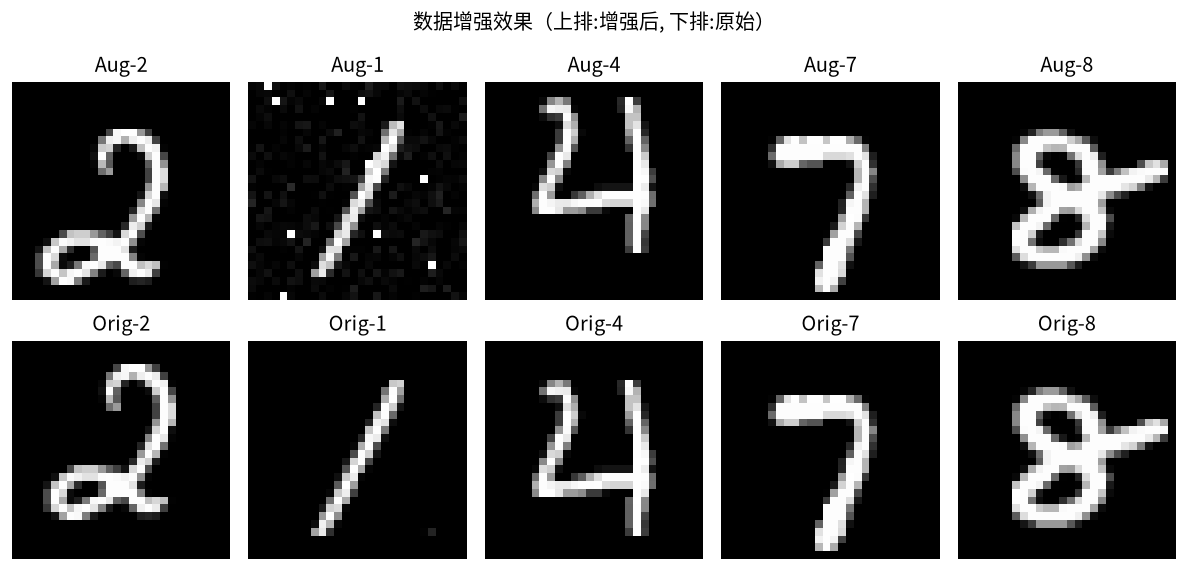
#> input picture 增强效果展示.png, 1188 x 571 px, given as the content of the folder /home/shorin/Projects/Py/大作业/手写数据_原图, which was not available
$ python preprocess_augment.py
#> lines starting #> are read from the running program, lines starting #| are printed output that depends on the picture; pictures that were not available may be replaced by others from this repository, and a replacement may not be noted
#!/usr/bin/env python3
"""
手写数字原图预处理 & 数据增强脚本
===========================================
功能:
1. 将 60 张 3456×3456 的 RGB 原图处理成 28×28 的 MNIST 格式灰度图
2. 对每张图做旋转、平移、缩放、加噪声等增强
3. 不删除原照片，结果保存到新文件夹
"""

import os
import numpy as np
from PIL import Image, ImageFilter
from scipy.ndimage import rotate, shift
import matplotlib
matplotlib.use('Agg')  # 非交互式后端，避免 GUI 崩溃
import matplotlib.pyplot as plt

# ======================== 路径配置 ========================
BASE_DIR = "/home/shorin/Projects/Py/大作业"
SRC_DIR = os.path.join(BASE_DIR, "手写数据_原图")
OUT_DIR = os.path.join(BASE_DIR, "手写数据_处理后")

# 输出子目录
OUT_ORIGINAL = os.path.join(OUT_DIR, "01_原始处理后")       # 28×28 原图（无增强）
OUT_ROTATED   = os.path.join(OUT_DIR, "02_旋转增强")
OUT_SHIFTED   = os.path.join(OUT_DIR, "03_平移增强")
OUT_SCALED    = os.path.join(OUT_DIR, "04_缩放增强")
OUT_NOISY     = os.path.join(OUT_DIR, "05_噪声增强")

# 确保输出子目录都存在
for d in [OUT_ORIGINAL, OUT_ROTATED, OUT_SHIFTED, OUT_SCALED, OUT_NOISY]:
    os.makedirs(d, exist_ok=True)

# ======================== 参数配置 ========================
TARGET_SIZE = 28                   # 输出图片尺寸
AUGMENT_TIMES = 5                  # 每种增强每张原图生成几张
ROTATION_RANGE = 15                # 旋转角度范围 ±15°
SHIFT_RANGE = 3                    # 平移像素范围 ±3
SCALE_RANGE = (0.9, 1.1)           # 缩放比例范围
NOISE_STRENGTH = 0.05              # 噪声强度


def load_and_preprocess(image_path):
    """
    加载单张图片 → 灰度化 → 缩放到 28×28 → 反色 → 归一化
    返回 numpy 数组 shape=(28,28)，像素值 0-255

    改进说明：
    - 原版用 img.point(lambda x: 0 if x < 80 else 255...) 三段式阈值，过于激进
    - 新版保留渐变信息：resize → 反色 → min-max 归一化 → 轻微 gamma 增强
    """
    img = Image.open(image_path).convert('L')          # 转灰度
    img = img.resize((TARGET_SIZE, TARGET_SIZE),
                     Image.LANCZOS)                     # 缩放到 28×28
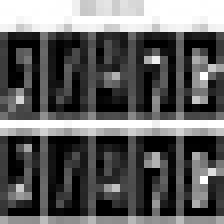
#> img: PIL image 28x28 L (shown 8 times larger); min 0, max 255, mean 95.9

    arr = np.array(img, dtype=np.float32)

    # 判断背景色——如果边缘大部分是浅色（白底），则反转
    edge_mean = (arr[0].mean() + arr[-1].mean() +
                 arr[:, 0].mean() + arr[:, -1].mean()) / 4
#> edge_mean = 153.4
    if edge_mean > 128:
        arr = 255.0 - arr  # 白底黑字 → 黑底白字（MNIST 格式）

    # Min-max 归一化到 [0, 255]（保留渐变，不做硬阈值）
    arr_min, arr_max = arr.min(), arr.max()
#> arr_min = 0; arr_max = 255
    if arr_max > arr_min:
        arr = (arr - arr_min) / (arr_max - arr_min) * 255.0

    # 轻微 gamma 增强：压暗背景噪声，让笔画稍微更亮
    arr = 255.0 * (arr / 255.0) ** 0.9

    return np.clip(arr, 0, 255)


def apply_rotation(img_arr, angle_deg):
    """旋转增强"""
    rotated = rotate(img_arr, angle_deg, reshape=False, mode='nearest')
    return np.clip(rotated, 0, 255)


def apply_shift(img_arr, dx, dy):
    """平移增强"""
    shifted = shift(img_arr, shift=(dy, dx), mode='nearest')
    return np.clip(shifted, 0, 255)


def apply_scaling(img_arr, scale_factor):
    """缩放增强——缩放后重新填充/裁剪到 28×28"""
    from scipy.ndimage import zoom
    scaled = zoom(img_arr, scale_factor, order=1)
    h, w = scaled.shape
    out = np.zeros((TARGET_SIZE, TARGET_SIZE), dtype=np.float32)
    if h > TARGET_SIZE:
        start = (h - TARGET_SIZE) // 2
        scaled = scaled[start:start+TARGET_SIZE, start:start+TARGET_SIZE]
    elif h < TARGET_SIZE:
        start = (TARGET_SIZE - h) // 2
        out[start:start+h, start:start+w] = scaled
        scaled = out
    return np.clip(scaled, 0, 255)


def apply_noise(img_arr, strength):
    """加椒盐噪声和高斯噪声混合"""
    arr = img_arr.copy()
    h, w = arr.shape

    # 高斯噪声
    gaussian = np.random.normal(0, strength * 255, (h, w))
    arr += gaussian

    # 椒盐噪声
    salt_pepper_prob = strength * 0.5
    rand = np.random.random((h, w))
    arr[rand < salt_pepper_prob / 2] = 0          # 椒
    arr[rand > 1 - salt_pepper_prob / 2] = 255    # 盐

    return np.clip(arr, 0, 255)


def save_image(arr, filepath):
    """保存 numpy 数组为 28×28 PNG 图片"""
    arr_uint8 = np.clip(arr, 0, 255).astype(np.uint8)
    img = Image.fromarray(arr_uint8, mode='L')
    img.save(filepath)


def main():
    # 读取所有图片文件
    image_files = sorted(
        f for f in os.listdir(SRC_DIR)
        if f.lower().endswith(('.jpg', '.jpeg', '.png', '.bmp'))
    )
    print(f"找到 {len(image_files)} 张原图\n")

    total_augmented = 0

    for idx, fname in enumerate(image_files):
        src_path = os.path.join(SRC_DIR, fname)
        base_name = os.path.splitext(fname)[0]

        # ---------- Step 1: 预处理 ----------
        img_arr = load_and_preprocess(src_path)

        # 保存 28×28 原图
        save_image(img_arr, os.path.join(OUT_ORIGINAL, f"{base_name}.png"))

        # ---------- Step 2: 数据增强 ----------
        np.random.seed(hash(base_name) % (2**31))  # 每张图用固定随机种子保证可复现

        # 旋转增强
        for i in range(AUGMENT_TIMES):
            angle = np.random.uniform(-ROTATION_RANGE, ROTATION_RANGE)
            aug = apply_rotation(img_arr, angle)
            save_image(aug, os.path.join(OUT_ROTATED, f"{base_name}_rot{i+1}.png"))
            total_augmented += 1
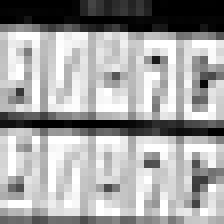
#> aug: shape (28, 28) float32 (shown 8 times larger); min 0, max 255, mean 163
#> after the loop, total_augmented = 5

        # 平移增强
        for i in range(AUGMENT_TIMES):
            dx = np.random.randint(-SHIFT_RANGE, SHIFT_RANGE + 1)
            dy = np.random.randint(-SHIFT_RANGE, SHIFT_RANGE + 1)
            aug = apply_shift(img_arr, dx, dy)
            save_image(aug, os.path.join(OUT_SHIFTED, f"{base_name}_shift{i+1}.png"))
            total_augmented += 1
#> this loop made 5 passes
#> pass 1, in apply_shift, `shifted = shift(img_arr, shift=(dy, dx), mode='nearest')`:
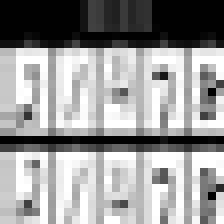
#> shifted: shape (28, 28) float32 (shown 8 times larger); min -2.88e-15, max 255, mean 152.2; drawn with min black and max white
#> after the loop:
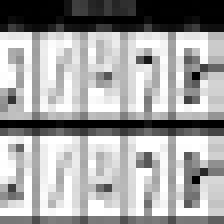
#> aug: shape (28, 28) float32 (shown 8 times larger); min 0, max 255, mean 163.1
#> after the loop, total_augmented = 10

        # 缩放增强
        for i in range(AUGMENT_TIMES):
            sf = np.random.uniform(*SCALE_RANGE)
            aug = apply_scaling(img_arr, sf)
            save_image(aug, os.path.join(OUT_SCALED, f"{base_name}_scale{i+1}.png"))
            total_augmented += 1
#> this loop made 5 passes
#> pass 1, in apply_scaling, `scaled = scaled[start:start+TARGET_SIZE, start:start+TARGET_SIZE]`:
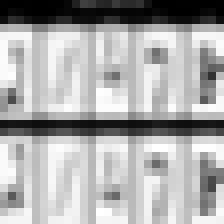
#> scaled: shape (28, 28) float32 (shown 8 times larger); min 0, max 255, mean 171.4
#> after the loop:
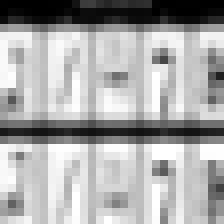
#> aug: shape (28, 28) float32 (shown 8 times larger); min 0, max 255, mean 169.4
#> after the loop, total_augmented = 15

        # 噪声增强
        for i in range(AUGMENT_TIMES):
            strength = np.random.uniform(0.02, NOISE_STRENGTH)
            aug = apply_noise(img_arr, strength)
            save_image(aug, os.path.join(OUT_NOISY, f"{base_name}_noisy{i+1}.png"))
            total_augmented += 1
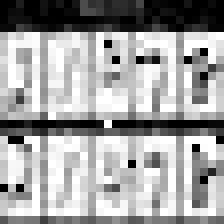
#> aug: shape (28, 28) float32 (shown 8 times larger); min 0, max 255, mean 161
#> after the loop, total_augmented = 20

        if (idx + 1) % 10 == 0:
            print(f"  已处理 {idx+1}/{len(image_files)} 张原图...")

    print(f"\n处理完成！")
    print(f"  原始处理后: {len(image_files)} 张 → {OUT_ORIGINAL}")
    print(f"  旋转增强:   {len(image_files) * AUGMENT_TIMES} 张 → {OUT_ROTATED}")
#|   旋转增强:   5 张 → /home/shorin/Projects/Py/大作业/手写数据_处理后/02_旋转增强
    print(f"  平移增强:   {len(image_files) * AUGMENT_TIMES} 张 → {OUT_SHIFTED}")
#|   平移增强:   5 张 → /home/shorin/Projects/Py/大作业/手写数据_处理后/03_平移增强
    print(f"  缩放增强:   {len(image_files) * AUGMENT_TIMES} 张 → {OUT_SCALED}")
#|   缩放增强:   5 张 → /home/shorin/Projects/Py/大作业/手写数据_处理后/04_缩放增强
    print(f"  噪声增强:   {len(image_files) * AUGMENT_TIMES} 张 → {OUT_NOISY}")
#|   噪声增强:   5 张 → /home/shorin/Projects/Py/大作业/手写数据_处理后/05_噪声增强
    print(f"  增强后总计: {len(image_files) + total_augmented} 张")
#|   增强后总计: 21 张

    # ---------- Step 3: 画对比预览图 ----------
    preview_files = sorted(os.listdir(OUT_ORIGINAL))[:5]
    fig, axes = plt.subplots(5, 6, figsize=(12, 10))
    for row, png in enumerate(preview_files):
        base = os.path.splitext(png)[0]
        # 原图
        axes[row, 0].imshow(
            np.array(Image.open(os.path.join(OUT_ORIGINAL, png))), cmap='gray')
        axes[row, 0].set_title("Original")
        axes[row, 0].axis('off')
        # 增强样本（找第一个对应增强）
        for col, (label, subdir) in enumerate([
            ("Rotated", OUT_ROTATED), ("Shifted", OUT_SHIFTED),
            ("Scaled", OUT_SCALED), ("Noisy", OUT_NOISY), ("---", OUT_NOISY)
        ], 1):
            if label == "---":
                aug_files = sorted([f for f in os.listdir(subdir) if base + "_" in f])
                if aug_files:
                    axes[row, col].imshow(
                        np.array(Image.open(os.path.join(subdir, aug_files[2]))),
                        cmap='gray')
                axes[row, col].set_title("Noisy(2)")
            else:
                aug_files = sorted([f for f in os.listdir(subdir) if base + "_" in f])
#> aug_files = []
                if aug_files:
                    axes[row, col].imshow(
                        np.array(Image.open(os.path.join(subdir, aug_files[0]))),
                        cmap='gray')
                axes[row, col].set_title(label)
            axes[row, col].axis('off')

    plt.suptitle("Preprocessing + Augmentation Preview (First 5)", fontsize=14)
    plt.tight_layout()
    preview_path = os.path.join(OUT_DIR, "预览对比图.png")
    plt.savefig(preview_path, dpi=150, bbox_inches='tight')
    print(f"\n预览图已保存: {preview_path}")
#| 预览图已保存: /home/shorin/Projects/Py/大作业/手写数据_处理后/预览对比图.png
    plt.close()


if __name__ == "__main__":
    main()

$ run again, on 特征重要性.png
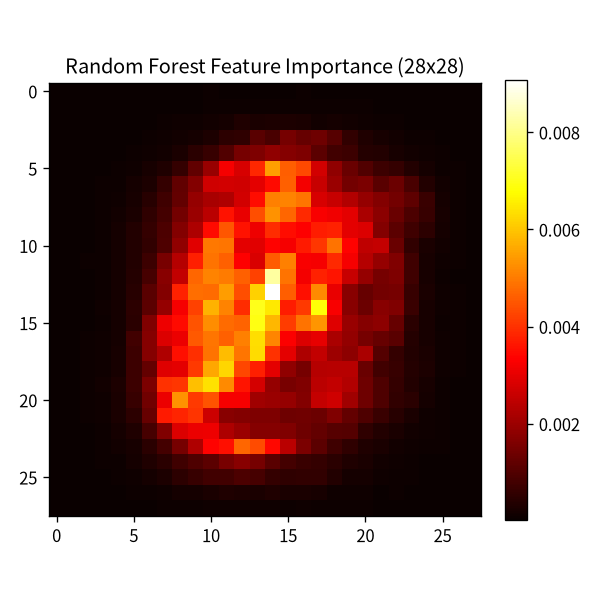
#> input picture 特征重要性.png, 600 x 600 px, given as the content of the folder /home/shorin/Projects/Py/大作业/手写数据_原图, which was not available
#> edge_mean = 253.7
#> arr_min = 0; arr_max = 255
#> after the loop in main, `for i in range(AUGMENT_TIMES):`: total_augmented = 5
#> after the loop in main, `for i in range(AUGMENT_TIMES):`:
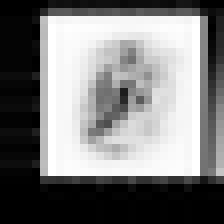
#> aug: shape (28, 28) float32 (shown 8 times larger); min 0, max 255, mean 124.9
#> after the loop in main, `for i in range(AUGMENT_TIMES):`: total_augmented = 10
#> after the loop in main, `for i in range(AUGMENT_TIMES):`: total_augmented = 15
#> after the loop in main, `for i in range(AUGMENT_TIMES):`:
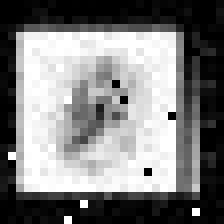
#> aug: shape (28, 28) float32 (shown 8 times larger); min 0, max 255, mean 125.9
#> after the loop in main, `for i in range(AUGMENT_TIMES):`: total_augmented = 20
#|   旋转增强:   5 张 → /home/shorin/Projects/Py/大作业/手写数据_处理后/02_旋转增强
#|   平移增强:   5 张 → /home/shorin/Projects/Py/大作业/手写数据_处理后/03_平移增强
#|   缩放增强:   5 张 → /home/shorin/Projects/Py/大作业/手写数据_处理后/04_缩放增强
#|   噪声增强:   5 张 → /home/shorin/Projects/Py/大作业/手写数据_处理后/05_噪声增强
#|   增强后总计: 21 张
#> aug_files = []
#| 预览图已保存: /home/shorin/Projects/Py/大作业/手写数据_处理后/预览对比图.png
